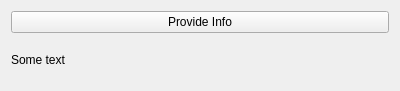
<?xml version="1.0" encoding="UTF-8"?>
<ui version="4.0">
 <class>Widget</class>
 <widget class="QWidget" name="Widget">
  <property name="geometry">
   <rect>
    <x>0</x>
    <y>0</y>
    <width>400</width>
    <height>91</height>
   </rect>
  </property>
  <property name="windowTitle">
   <string>Form</string>
  </property>
  <layout class="QVBoxLayout" name="verticalLayout">
   <item>
    <widget class="QPushButton" name="provide_info_button">
     <property name="text">
      <string>Provide Info</string>
     </property>
    </widget>
   </item>
   <item>
    <widget class="QLabel" name="info_label">
     <property name="text">
      <string>Some text</string>
     </property>
    </widget>
   </item>
  </layout>
 </widget>
 <resources/>
 <connections/>
</ui>
